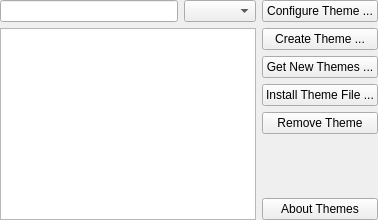
<?xml version="1.0" encoding="UTF-8"?>
<ui version="4.0">
 <class>KThemeSelectorWidgets</class>
 <widget class="QWidget" name="KThemeSelectorWidgets">
  <layout class="QHBoxLayout" name="horizontalLayout_2">
   <property name="margin">
    <number>0</number>
   </property>
   <item>
    <layout class="QVBoxLayout" name="verticalLayout">
     <item>
      <layout class="QHBoxLayout" name="horizontalLayout">
       <item>
        <widget class="KLineEdit" name="m_editFilter"/>
       </item>
       <item>
        <widget class="KComboBox" name="m_viewModeChooser"/>
       </item>
      </layout>
     </item>
     <item>
      <widget class="QListWidget" name="m_view"/>
     </item>
    </layout>
   </item>
   <item>
    <layout class="QVBoxLayout" name="_4">
     <item>
      <widget class="QPushButton" name="m_buttonConfigure">
       <property name="text">
        <string>Configure Theme ...</string>
       </property>
      </widget>
     </item>
     <item>
      <widget class="QPushButton" name="m_buttonCreate">
       <property name="text">
        <string>Create Theme ...</string>
       </property>
      </widget>
     </item>
     <item>
      <widget class="QPushButton" name="m_buttonGetNew">
       <property name="text">
        <string>Get New Themes ...</string>
       </property>
      </widget>
     </item>
     <item>
      <widget class="QPushButton" name="m_buttonInstall">
       <property name="text">
        <string>Install Theme File ...</string>
       </property>
      </widget>
     </item>
     <item>
      <widget class="QPushButton" name="m_buttonRemove">
       <property name="text">
        <string>Remove Theme</string>
       </property>
      </widget>
     </item>
     <item>
      <spacer name="spacer">
       <property name="orientation">
        <enum>Qt::Vertical</enum>
       </property>
       <property name="sizeHint" stdset="0">
        <size>
         <width>0</width>
         <height>0</height>
        </size>
       </property>
      </spacer>
     </item>
     <item>
      <widget class="QPushButton" name="m_buttonAbout">
       <property name="text">
        <string>About Themes</string>
       </property>
      </widget>
     </item>
    </layout>
   </item>
  </layout>
 </widget>
 <customwidgets>
  <customwidget>
   <class>KComboBox</class>
   <extends>QComboBox</extends>
   <header location="global">KDE/KComboBox</header>
  </customwidget>
  <customwidget>
   <class>KLineEdit</class>
   <extends>QLineEdit</extends>
   <header location="global">KDE/KLineEdit</header>
  </customwidget>
 </customwidgets>
 <resources/>
 <connections/>
</ui>
